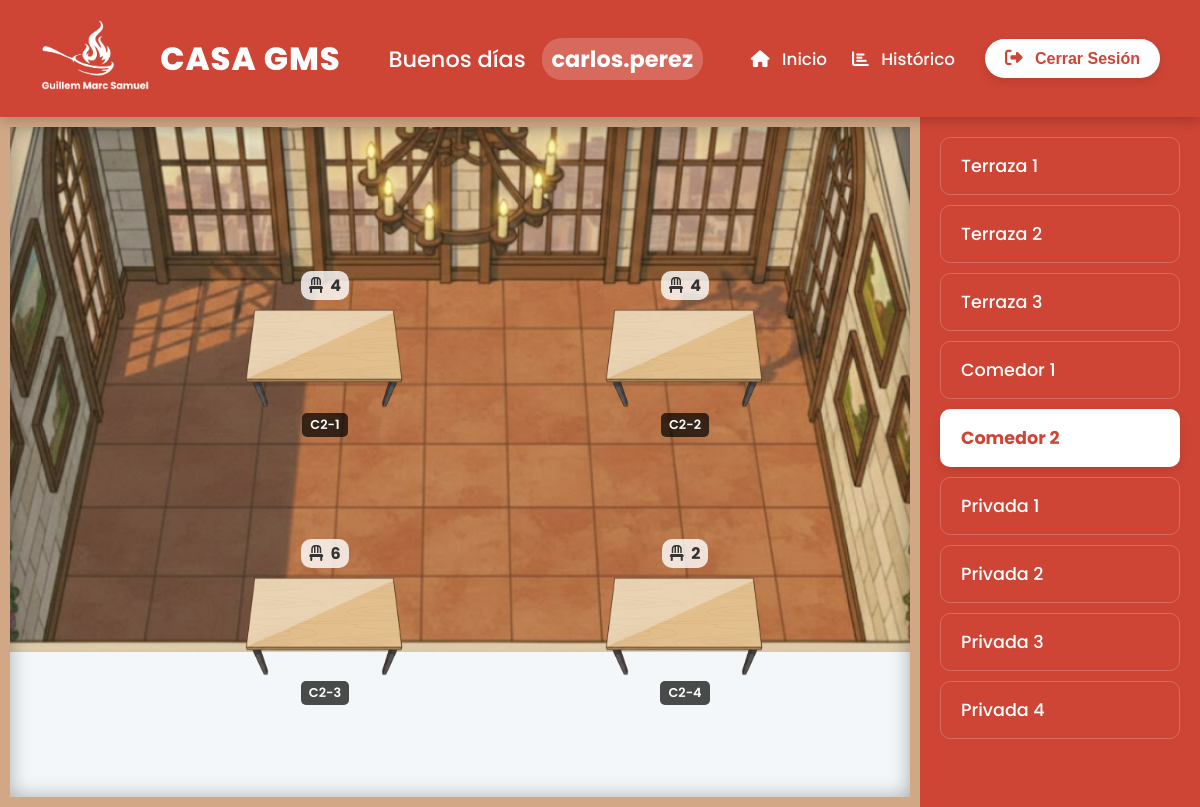
The app's page /PHP/PUBLIC/SALAS/comedor2.php (signed in) with its own data.
### tables this page shows
CREATE TABLE IF NOT EXISTS mesas (
    id INT AUTO_INCREMENT PRIMARY KEY,
    id_sala INT NOT NULL,
    nombre VARCHAR(20) NOT NULL,
    sillas INT NOT NULL,
    estado INT DEFAULT 1,   
    asignado_por INT NULL,
    FOREIGN KEY (id_sala) REFERENCES salas(id) ON DELETE CASCADE,
    FOREIGN KEY (asignado_por) REFERENCES users(id) ON DELETE SET NULL
);

CREATE TABLE IF NOT EXISTS salas (
    id INT AUTO_INCREMENT PRIMARY KEY,
    nombre VARCHAR(100) NOT NULL,
    num_mesas INT DEFAULT 0
);

### PHP/PUBLIC/SALAS/comedor2.php (the view, shortened to what this page needs)
<?php
require_once '../../CONEXION/conexion.php';
$id_sala_actual = 5;
try {
    $stmt_mesas = $conn->prepare("
        SELECT m.*, u.username AS camarero
        FROM mesas m
        LEFT JOIN users u ON m.asignado_por = u.id
        WHERE m.id_sala = :sala
    ");
    $stmt_mesas->execute(['sala' => $id_sala_actual]);
    $mesas = $stmt_mesas->fetchAll(PDO::FETCH_ASSOC);
} catch (PDOException $e) {
    die("Error al cargar las mesas: " . $e->getMessage());
}
try {
    $stmt_salas = $conn->query("SELECT id, nombre FROM salas");
    $salas = $stmt_salas->fetchAll(PDO::FETCH_ASSOC);
} catch (PDOException $e) {
    die("Error al cargar las salas: " . $e->getMessage());
}
?>
<!DOCTYPE html>
<html lang="es">
<head>
    <link rel="stylesheet" href="https://cdnjs.cloudflare.com/ajax/libs/font-awesome/6.5.1/css/all.min.css">
    <link rel="stylesheet" href="../../../css/panel_principal.css">
    <link rel="stylesheet" href="../../../css/salas_general.css">
    <link rel="stylesheet" href="../../../css/comedor2.css">
</head>
<body>
    <?php
    require_once '../header.php';
    ?>
    <div class="sala-container">
        <main class="sala-layout comedor2">
            <?php foreach ($mesas as $mesa): ?>
                <?php
                    $clase = $mesa['estado'] == 2 ? 'ocupada' : 'libre';
                    $accion = $mesa['estado'] == 1
                        ? './../../PROCEDIMIENTOS/asignar_mesa.php'
                        : './../../PROCEDIMIENTOS/liberar_mesa.php';
                ?>
                <form action="<?php echo $accion; ?>" method="POST" class="mesa-form">
                    <button type="submit" class="mesa <?php echo $clase; ?>" id="mesa-<?php echo $mesa['id']; ?>">
                        <img src="../../../img/mesa2.png" alt="Mesa" class="mesa-img">
                        <span class="mesa-label"><?php echo htmlspecialchars($mesa['nombre']); ?></span>
                        <div class="mesa-sillas">
                            <i class="fa-solid fa-chair"></i> <?php echo $mesa['sillas']; ?>
                        </div>
                    </button>
                </form>
            <?php endforeach; ?>
        </main>
        <aside class="salas-navigation">
            <?php foreach ($salas as $sala): ?>
                <?php
                    $clase_activa = ($sala['id'] == $id_sala_actual) ? 'active' : '';
                    $nombre_fichero = strtolower(str_replace(' ', '', $sala['nombre']));
                    $url = $nombre_fichero . ".php";
                ?>
                <a href="<?php echo $url; ?>" class="sala-nav-link <?php echo $clase_activa; ?>">
                    <?php echo htmlspecialchars($sala['nombre']); ?>
                </a>
            <?php endforeach; ?>
        </aside>
    </div>
</body>
</html>

### css/panel_principal.css (style rules this page uses)
* { margin: 0; padding: 0; box-sizing: border-box; }
html, body { height: 100%; font-family: 'Poppins', sans-serif; color: #333; background-color: #f4f7f9; background-image: url('../img/fondo_panel_principal.png'); background-size: cover; background-attachment: fixed; background-position: center 50%; }

### css/salas_general.css (style rules this page uses)
body { overflow: hidden; font-family: 'Poppins', sans-serif; }
.sala-container { display: flex; height: calc(100vh - 110px); position: relative; font-family: 'Poppins', sans-serif; }
.salas-navigation { width: 280px; background-color: #ce4535; padding: 20px; overflow-y: auto; box-shadow: -5px 0 15px rgba(0,0,0,0.1); display: flex; flex-direction: column; gap: 10px; }
.sala-nav-link { display: block; text-decoration: none; color: white; font-size: 1.1rem; font-weight: 500; padding: 15px 20px; border-radius: 10px; transition: background-color 0.2s ease; border: 1px solid rgba(255, 255, 255, 0.2); }
.sala-nav-link.active { background-color: white; color: #ce4535; font-weight: 700; box-shadow: 0 4px 10px rgba(0,0,0,0.1); }
.sala-layout { flex-grow: 1; position: relative; background-size: cover; background-position: center; background-repeat: no-repeat; border: 10px solid #d1a785; box-shadow: inset 0 0 20px rgba(0,0,0,0.3); }
.mesa-form { display: contents; }
.mesa { border: none; font: inherit; background-color: transparent; box-shadow: none; position: absolute; cursor: pointer; transition: transform 0.2s ease; padding: 10px; border-radius: 10px; user-select: none; display: flex; flex-direction: column; align-items: center; gap: 5px; }
.mesa-img { width: 160px; height: auto; transition: filter 0.2s ease; }
.mesa-label { background-color: rgba(0, 0, 0, 0.7); color: white; font-size: 0.8rem; font-weight: 600; padding: 3px 8px; border-radius: 5px; white-space: nowrap; }
.mesa-sillas { font-size: 1rem; font-weight: 700; color: #333; background-color: rgba(255, 255, 255, 0.8); padding: 2px 8px; border-radius: 10px; order: -1; }
.mesa-sillas i { margin-right: 4px; }

### css/comedor2.css (style rules this page uses)
.sala-layout.comedor2 { background-image: url('../img/comedor2.png'); background-position: center -145px; }
#mesa-17 { top: 20%; left: 25%; }
#mesa-18 { top: 20%; left: 65%; }
#mesa-19 { top: 60%; left: 25%; }
#mesa-20 { top: 60%; left: 65%; }

### records on screen
mesas: nombre "C2-1", sillas "4"
mesas: nombre "C2-2", sillas "4"
mesas: nombre "C2-3", sillas "6"
mesas: nombre "C2-4", sillas "2"
salas: nombre "Terraza 1"
salas: nombre "Terraza 2"
salas: nombre "Terraza 3"
salas: nombre "Comedor 1"
salas: nombre "Comedor 2"
salas: nombre "Privada 1"
salas: nombre "Privada 2"
salas: nombre "Privada 3"
salas: nombre "Privada 4"

### other values on screen
$saludo "Buenos días"
$username "carlos.perez"
